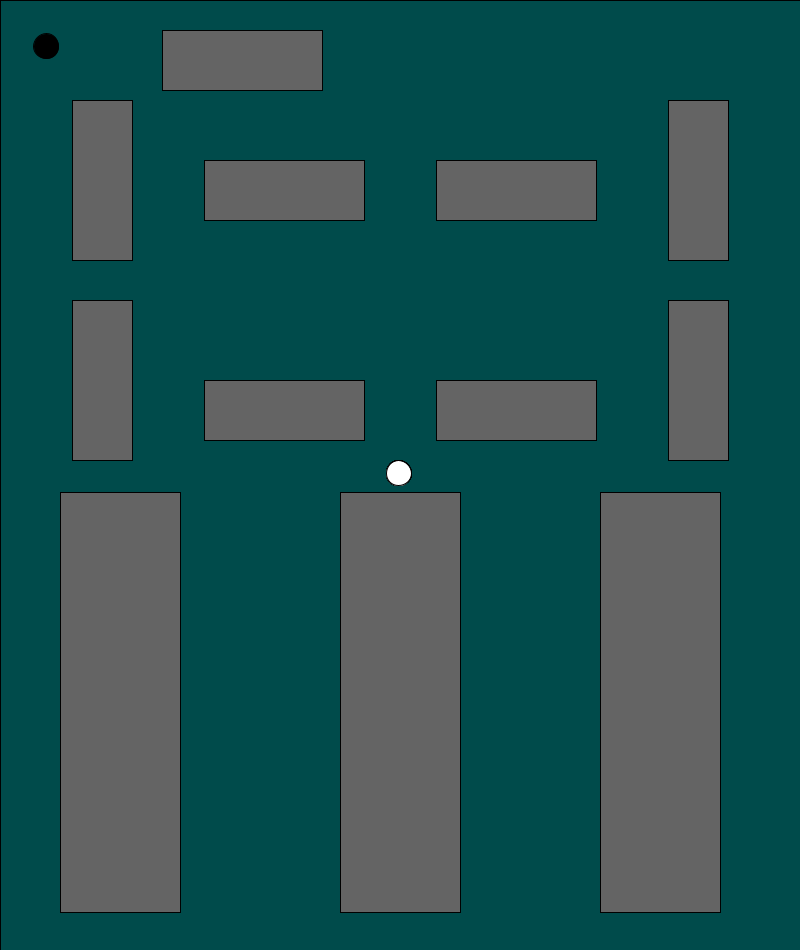
Frame 1 (no input)
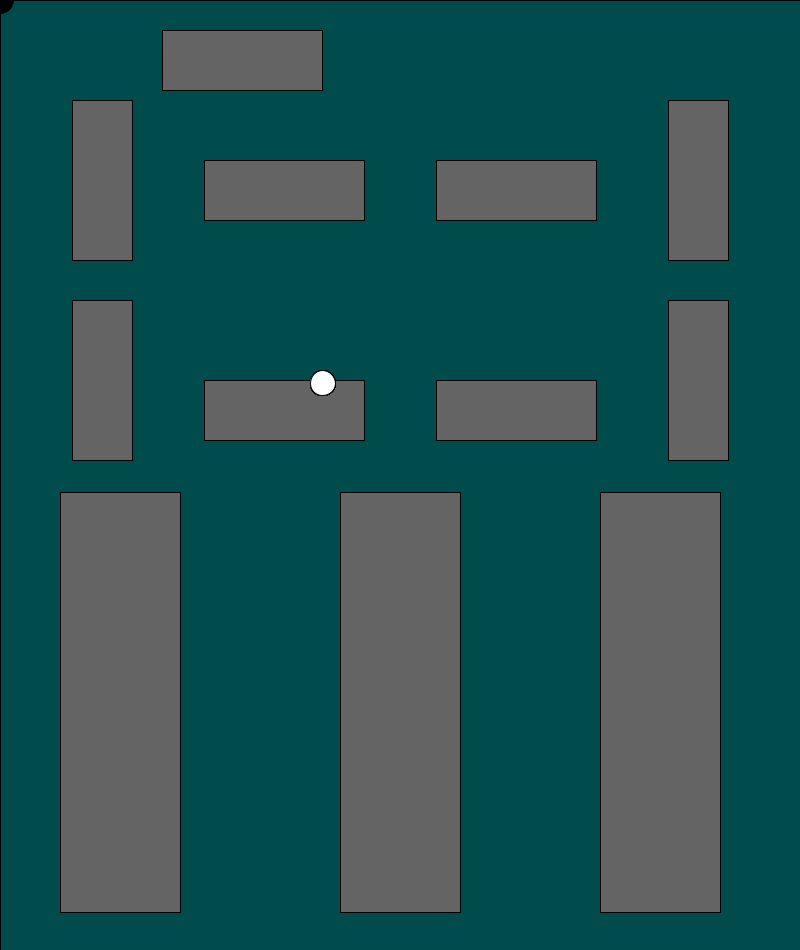
Frame 60 (the mouse pressed at the canvas centre just before this capture)
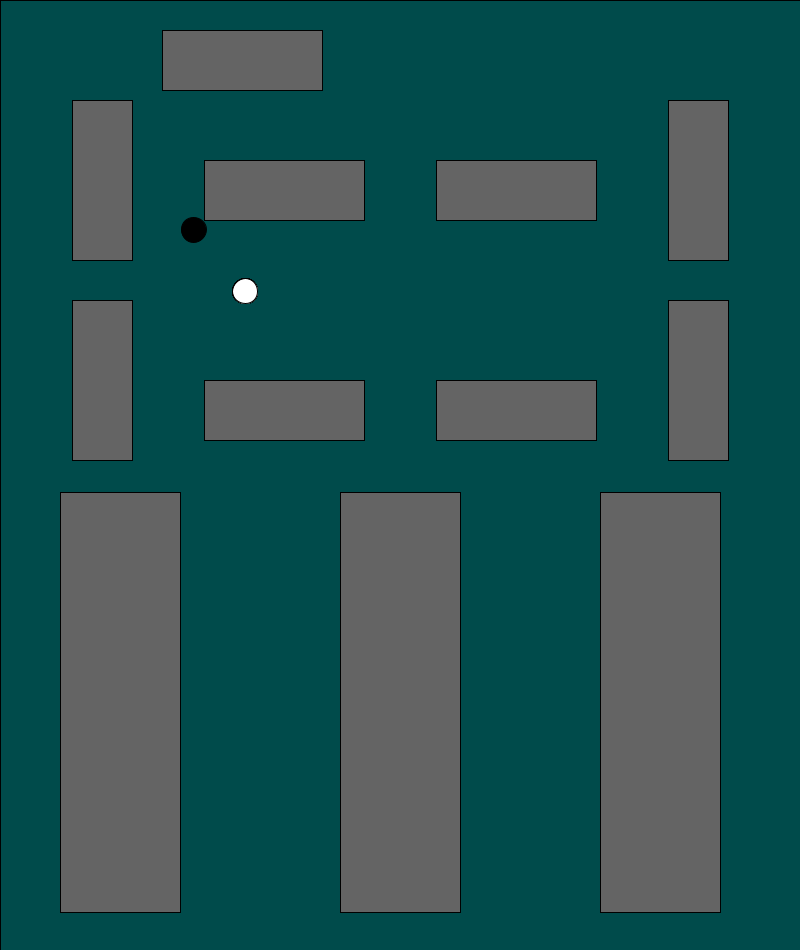
Frame 120 (the mouse held since frame 60 and released just before this capture)

The Processing sketch that drew these frames (run headless with seeded random() and noise(); from frame 60 on, the mouse is pressed at the canvas centre):

// Processing sketch: Comp_Sci_Game
// ── Comp_Sci_Game.pde
Player player = new Player();
ArrayList<Obstacles> tables = new ArrayList<Obstacles>();
ArrayList<NPC> npc = new ArrayList<NPC>();
boolean go = true;
int clock = 0;
void setup() {
  background(0);
  size(800, 950);
  frameRate(60);
  tables.add(new Obstacles(162, 30, 160, 60)); // Index 0
  tables.add(new Obstacles(72*1, 100, 60, 160)); // Index 1
  tables.add(new Obstacles(72*2+60, 160, 160, 60)); // Index 2
  tables.add(new Obstacles(72*3+220, 160, 160, 60)); // Index 3
  tables.add(new Obstacles(72*4+380, 100, 60, 160)); // Index 4
  tables.add(new Obstacles(72*1, 300, 60, 160)); // Index 5
  tables.add(new Obstacles(72*2+60, 380, 160, 60)); // Index 6
  tables.add(new Obstacles(72*3+220, 380, 160, 60)); // Index 7
  tables.add(new Obstacles(72*4 + 380, 300, 60, 160)); // Index 8
  // Set up lab tables
  tables.add(new Obstacles(60, 492, 120, 420)); // Index 9
  tables.add(new Obstacles(340, 492, 120, 420)); // Index 10
  tables.add(new Obstacles(600, 492, 120, 420)); // Index 11
  for (int i = 0; i < 15; i++){
    npc.add(new NPC());
  }
}
void draw() {
  fill(0, 75, 75);
  rect(0, 0, 800, 1000);
  for (int i = 0; i < tables.size(); i++) {
    tables.get(i).display();
  }
  for (int i = 0; i < npc.size(); i++){
    npc.get(i).move();
    npc.get(i).display();
  }
  player.move();
  player.display();
}

// ── DrR.pde
class DrR { // extends NPC {
  
}

// ── NPC.pde
class NPC{
  float Xpos;
  float Ypos;
  int timer = 0;
  float timerStop = random(60, 300);
  float newx = 0;
  float newy = 0;
   // ** The Mover tracks location, velocity, and acceleration 
  PVector location;
  PVector velocity;
  PVector acceleration;
  // ** The Mover's maximum speed
  float topspeed;
  
  public NPC() { 
    location = new PVector(width/2,height/2);
    velocity = new PVector(0,0);
    topspeed = 2;
  }
  
  void move() {
    timer++;
    if (timer == timerStop){
    timer = 0;
    newx = random(10, 25);
    newy = random(10, 25);  
    }
    PVector spot = new PVector(newx, newy);
    PVector acceleration = PVector.sub(spot,location);
    // ** Set magnitude of acceleration
    // acceleration.setMag(0.05);    
    // ** Velocity changes according to acceleration
    velocity.add(acceleration);
    // ** Limit the velocity by topspeed
    velocity.limit(topspeed);
    // ** Location changes by velocity
    location.add(velocity);
  }
  
  float getXpos() {
    return Xpos;
  }

  float getYpos() {
    return Ypos;
  }
  
  void display() {
    fill (255);
    ellipse(location.x, location.y, 25, 25);
  }
}

// ── Obstacles.pde
class Obstacles {
  float Xpos;
  float Ypos;
  float sizeX;
  float sizeY;

  public Obstacles(float x, float y, float sizx, float sizy) { // Parameters for x and y position
    Xpos = x;
    Ypos = y;
    sizeX = sizx;
    sizeY = sizy;
  }

  void checkSelf() {
  }

  float getXpos() {
    return Xpos;
  }

  float getYpos() {
    return Ypos;
  }

  float getSizeX() {
    return sizeX;
  }

  float getSizeY() {
    return sizeY;
  }

  void display() {
    fill(100);
    rect(Xpos, Ypos, sizeX, sizeY);
  }
}

// ── Player.pde
class Player{
  float Xpos;
  float Ypos;
  // ** The Mover tracks location, velocity, and acceleration 
  PVector location;
  PVector velocity;
  PVector acceleration;
  // ** The Mover's maximum speed
  float topspeed;
  
  public Player(){
    // ** Start in the center
    location = new PVector(width/2,height/2);
    velocity = new PVector(0,0);
    topspeed = 5;
  }
  
  void move(){
    // ** Checks for whether or not the players path is blocked by an obstacle
    /*boolean blocked = false;
    for (int i = 0; i < tables.size(); i++){
      if(location.x - 2 < tables.get(i).getSizeX() && location.y - 2 < tables.get(i).getSizeY() || location.x - 2 < tables.get(i).getSizeX() && location.y + 2 > tables.get(i).getYpos() || location.x + 2 > tables.get(i).getXpos()){
        
      }
    }
    */
    
    // ** Compute a vector that points from location to mouse
    PVector mouse = new PVector(mouseX,mouseY);
    
    if(location.x > mouse.x + 3 || location.y > mouse.y + 3 || location.x < mouse.x - 3 || location.y < mouse.y - 3){
    PVector acceleration = PVector.sub(mouse,location);
    // ** Set magnitude of acceleration
    // acceleration.setMag(0.05);    
    // ** Velocity changes according to acceleration
    velocity.add(acceleration);
    // ** Limit the velocity by topspeed
    velocity.limit(topspeed);
    // ** Location changes by velocity
    location.add(velocity);
    }
  }
  void setXpos(float x){
    Xpos = x;
  }
  
  void setYpos(float y){
    Ypos = y;
  }
  void display(){
    fill(0);
    ellipse(location.x,location.y,25,25);
  }
}
